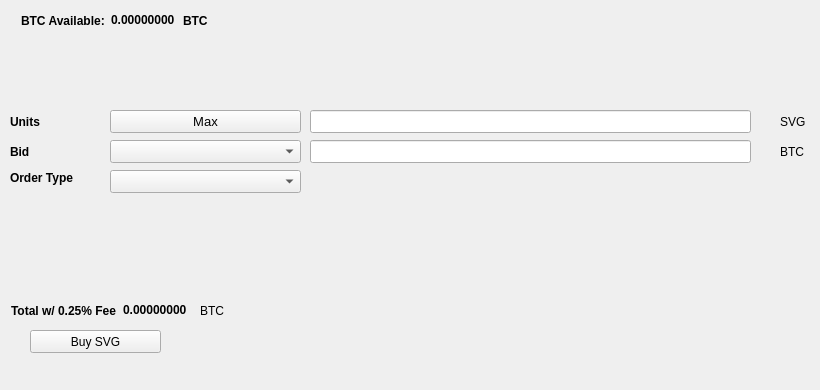
   <widget class="QWidget" name="BuyTab">
    <attribute name="title">
     <string>Buy</string>
    </attribute>
    <widget class="QPushButton" name="BuySVG">
     <property name="geometry">
      <rect>
       <x>30</x>
       <y>330</y>
       <width>131</width>
       <height>23</height>
      </rect>
     </property>
     <property name="text">
      <string>Buy SVG</string>
     </property>
     <property name="icon">
      <iconset resource="../salvage.qrc">
       <normaloff>:/icons/bitcoin</normaloff>:/icons/bitcoin</iconset>
     </property>
    </widget>
    <widget class="QLabel" name="label_3">
     <property name="geometry">
      <rect>
       <x>10</x>
       <y>110</y>
       <width>46</width>
       <height>23</height>
      </rect>
     </property>
     <property name="font">
      <font>
       <weight>75</weight>
       <bold>true</bold>
      </font>
     </property>
     <property name="text">
      <string>Units</string>
     </property>
    </widget>
    <widget class="QLineEdit" name="UnitsInput">
     <property name="geometry">
      <rect>
       <x>310</x>
       <y>110</y>
       <width>441</width>
       <height>23</height>
      </rect>
     </property>
     <property name="font">
      <font>
       <pointsize>9</pointsize>
       <weight>75</weight>
       <bold>true</bold>
      </font>
     </property>
    </widget>
    <widget class="QLineEdit" name="BuyBidPriceEdit">
     <property name="geometry">
      <rect>
       <x>310</x>
       <y>140</y>
       <width>441</width>
       <height>23</height>
      </rect>
     </property>
     <property name="font">
      <font>
       <pointsize>9</pointsize>
       <weight>75</weight>
       <bold>true</bold>
      </font>
     </property>
    </widget>
    <widget class="QLabel" name="label_4">
     <property name="geometry">
      <rect>
       <x>780</x>
       <y>110</y>
       <width>31</width>
       <height>23</height>
      </rect>
     </property>
     <property name="text">
      <string>SVG</string>
     </property>
    </widget>
    <widget class="QLabel" name="label_5">
     <property name="geometry">
      <rect>
       <x>780</x>
       <y>140</y>
       <width>31</width>
       <height>23</height>
      </rect>
     </property>
     <property name="text">
      <string>BTC</string>
     </property>
    </widget>
    <widget class="QLabel" name="label_6">
     <property name="geometry">
      <rect>
       <x>10</x>
       <y>140</y>
       <width>46</width>
       <height>23</height>
      </rect>
     </property>
     <property name="font">
      <font>
       <weight>75</weight>
       <bold>true</bold>
      </font>
     </property>
     <property name="text">
      <string>Bid</string>
     </property>
    </widget>
    <widget class="QLabel" name="label_7">
     <property name="geometry">
      <rect>
       <x>10</x>
       <y>170</y>
       <width>91</width>
       <height>16</height>
      </rect>
     </property>
     <property name="font">
      <font>
       <weight>75</weight>
       <bold>true</bold>
      </font>
     </property>
     <property name="text">
      <string>Order Type</string>
     </property>
    </widget>
    <widget class="QPushButton" name="Buy_Max_Amount">
     <property name="geometry">
      <rect>
       <x>110</x>
       <y>110</y>
       <width>191</width>
       <height>23</height>
      </rect>
     </property>
     <property name="font">
      <font>
       <pointsize>10</pointsize>
      </font>
     </property>
     <property name="text">
      <string>Max</string>
     </property>
    </widget>
    <widget class="QComboBox" name="BuyBidcomboBox">
     <property name="geometry">
      <rect>
       <x>110</x>
       <y>140</y>
       <width>191</width>
       <height>23</height>
      </rect>
     </property>
     <property name="font">
      <font>
       <pointsize>10</pointsize>
      </font>
     </property>
    </widget>
    <widget class="QComboBox" name="buyOrdertypeCombo">
     <property name="geometry">
      <rect>
       <x>110</x>
       <y>170</y>
       <width>191</width>
       <height>23</height>
      </rect>
     </property>
     <property name="font">
      <font>
       <pointsize>10</pointsize>
      </font>
     </property>
    </widget>
    <widget class="QWidget" name="layoutWidget1">
     <property name="geometry">
      <rect>
       <x>21</x>
       <y>11</y>
       <width>227</width>
       <height>19</height>
      </rect>
     </property>
     <layout class="QHBoxLayout" name="horizontalLayout_3">
      <item>
       <widget class="QLabel" name="label232">
        <property name="font">
         <font>
          <weight>75</weight>
          <bold>true</bold>
         </font>
        </property>
        <property name="text">
         <string>BTC Available:</string>
        </property>
       </widget>
      </item>
      <item>
       <widget class="QLabel" name="BtcAvailableLbl">
        <property name="palette">
         <palette>
          <active>
           <colorrole role="WindowText">
            <brush brushstyle="SolidPattern">
             <color alpha="255">
              <red>0</red>
              <green>0</green>
              <blue>0</blue>
             </color>
            </brush>
           </colorrole>
           <colorrole role="Button">
            <brush brushstyle="SolidPattern">
             <color alpha="255">
              <red>0</red>
              <green>170</green>
              <blue>0</blue>
             </color>
            </brush>
           </colorrole>
           <colorrole role="Light">
            <brush brushstyle="SolidPattern">
             <color alpha="255">
              <red>0</red>
              <green>255</green>
              <blue>0</blue>
             </color>
            </brush>
           </colorrole>
           <colorrole role="Midlight">
            <brush brushstyle="SolidPattern">
             <color alpha="255">
              <red>0</red>
              <green>212</green>
              <blue>0</blue>
             </color>
            </brush>
           </colorrole>
           <colorrole role="Dark">
            <brush brushstyle="SolidPattern">
             <color alpha="255">
              <red>0</red>
              <green>85</green>
              <blue>0</blue>
             </color>
            </brush>
           </colorrole>
           <colorrole role="Mid">
            <brush brushstyle="SolidPattern">
             <color alpha="255">
              <red>0</red>
              <green>113</green>
              <blue>0</blue>
             </color>
            </brush>
           </colorrole>
           <colorrole role="Text">
            <brush brushstyle="SolidPattern">
             <color alpha="255">
              <red>0</red>
              <green>170</green>
              <blue>0</blue>
             </color>
            </brush>
           </colorrole>
           <colorrole role="BrightText">
            <brush brushstyle="SolidPattern">
             <color alpha="255">
              <red>255</red>
              <green>255</green>
              <blue>255</blue>
             </color>
            </brush>
           </colorrole>
           <colorrole role="ButtonText">
            <brush brushstyle="SolidPattern">
             <color alpha="255">
              <red>0</red>
              <green>0</green>
              <blue>0</blue>
             </color>
            </brush>
           </colorrole>
           <colorrole role="Base">
            <brush brushstyle="SolidPattern">
             <color alpha="255">
              <red>255</red>
              <green>255</green>
              <blue>255</blue>
             </color>
            </brush>
           </colorrole>
           <colorrole role="Window">
            <brush brushstyle="SolidPattern">
             <color alpha="255">
              <red>0</red>
              <green>170</green>
              <blue>0</blue>
             </color>
            </brush>
           </colorrole>
           <colorrole role="Shadow">
            <brush brushstyle="SolidPattern">
             <color alpha="255">
              <red>0</red>
              <green>0</green>
              <blue>0</blue>
             </color>
            </brush>
           </colorrole>
           <colorrole role="AlternateBase">
            <brush brushstyle="SolidPattern">
             <color alpha="255">
              <red>127</red>
              <green>212</green>
              <blue>127</blue>
             </color>
            </brush>
           </colorrole>
           <colorrole role="ToolTipBase">
            <brush brushstyle="SolidPattern">
             <color alpha="255">
              <red>255</red>
              <green>255</green>
              <blue>220</blue>
             </color>
            </brush>
           </colorrole>
           <colorrole role="ToolTipText">
            <brush brushstyle="SolidPattern">
             <color alpha="255">
              <red>0</red>
              <green>0</green>
              <blue>0</blue>
             </color>
            </brush>
           </colorrole>
          </active>
          <inactive>
           <colorrole role="WindowText">
            <brush brushstyle="SolidPattern">
             <color alpha="255">
              <red>0</red>
              <green>0</green>
              <blue>0</blue>
             </color>
            </brush>
           </colorrole>
           <colorrole role="Button">
            <brush brushstyle="SolidPattern">
             <color alpha="255">
              <red>0</red>
              <green>170</green>
              <blue>0</blue>
             </color>
            </brush>
           </colorrole>
           <colorrole role="Light">
            <brush brushstyle="SolidPattern">
             <color alpha="255">
              <red>0</red>
              <green>255</green>
              <blue>0</blue>
             </color>
            </brush>
           </colorrole>
           <colorrole role="Midlight">
            <brush brushstyle="SolidPattern">
             <color alpha="255">
              <red>0</red>
              <green>212</green>
              <blue>0</blue>
             </color>
            </brush>
           </colorrole>
           <colorrole role="Dark">
            <brush brushstyle="SolidPattern">
             <color alpha="255">
              <red>0</red>
              <green>85</green>
              <blue>0</blue>
             </color>
            </brush>
           </colorrole>
           <colorrole role="Mid">
            <brush brushstyle="SolidPattern">
             <color alpha="255">
              <red>0</red>
              <green>113</green>
              <blue>0</blue>
             </color>
            </brush>
           </colorrole>
           <colorrole role="Text">
            <brush brushstyle="SolidPattern">
             <color alpha="255">
              <red>0</red>
              <green>170</green>
              <blue>0</blue>
             </color>
            </brush>
           </colorrole>
           <colorrole role="BrightText">
            <brush brushstyle="SolidPattern">
             <color alpha="255">
              <red>255</red>
              <green>255</green>
              <blue>255</blue>
             </color>
            </brush>
           </colorrole>
           <colorrole role="ButtonText">
            <brush brushstyle="SolidPattern">
             <color alpha="255">
              <red>0</red>
              <green>0</green>
              <blue>0</blue>
             </color>
            </brush>
           </colorrole>
           <colorrole role="Base">
            <brush brushstyle="SolidPattern">
             <color alpha="255">
              <red>255</red>
              <green>255</green>
              <blue>255</blue>
             </color>
            </brush>
           </colorrole>
           <colorrole role="Window">
            <brush brushstyle="SolidPattern">
             <color alpha="255">
              <red>0</red>
              <green>170</green>
              <blue>0</blue>
             </color>
            </brush>
           </colorrole>
           <colorrole role="Shadow">
            <brush brushstyle="SolidPattern">
             <color alpha="255">
              <red>0</red>
              <green>0</green>
              <blue>0</blue>
             </color>
            </brush>
           </colorrole>
           <colorrole role="AlternateBase">
            <brush brushstyle="SolidPattern">
             <color alpha="255">
              <red>127</red>
              <green>212</green>
              <blue>127</blue>
             </color>
            </brush>
           </colorrole>
           <colorrole role="ToolTipBase">
            <brush brushstyle="SolidPattern">
             <color alpha="255">
              <red>255</red>
              <green>255</green>
              <blue>220</blue>
             </color>
            </brush>
           </colorrole>
           <colorrole role="ToolTipText">
            <brush brushstyle="SolidPattern">
             <color alpha="255">
              <red>0</red>
              <green>0</green>
              <blue>0</blue>
             </color>
            </brush>
           </colorrole>
          </inactive>
          <disabled>
           <colorrole role="WindowText">
            <brush brushstyle="SolidPattern">
             <color alpha="255">
              <red>0</red>
              <green>85</green>
              <blue>0</blue>
             </color>
            </brush>
           </colorrole>
           <colorrole role="Button">
            <brush brushstyle="SolidPattern">
             <color alpha="255">
              <red>0</red>
              <green>170</green>
              <blue>0</blue>
             </color>
            </brush>
           </colorrole>
           <colorrole role="Light">
            <brush brushstyle="SolidPattern">
             <color alpha="255">
              <red>0</red>
              <green>255</green>
              <blue>0</blue>
             </color>
            </brush>
           </colorrole>
           <colorrole role="Midlight">
            <brush brushstyle="SolidPattern">
             <color alpha="255">
              <red>0</red>
              <green>212</green>
              <blue>0</blue>
             </color>
            </brush>
           </colorrole>
           <colorrole role="Dark">
            <brush brushstyle="SolidPattern">
             <color alpha="255">
              <red>0</red>
              <green>85</green>
              <blue>0</blue>
             </color>
            </brush>
           </colorrole>
           <colorrole role="Mid">
            <brush brushstyle="SolidPattern">
             <color alpha="255">
              <red>0</red>
              <green>113</green>
              <blue>0</blue>
             </color>
            </brush>
           </colorrole>
           <colorrole role="Text">
            <brush brushstyle="SolidPattern">
             <color alpha="255">
              <red>0</red>
              <green>85</green>
              <blue>0</blue>
             </color>
            </brush>
           </colorrole>
           <colorrole role="BrightText">
            <brush brushstyle="SolidPattern">
             <color alpha="255">
              <red>255</red>
              <green>255</green>
              <blue>255</blue>
             </color>
            </brush>
           </colorrole>
           <colorrole role="ButtonText">
            <brush brushstyle="SolidPattern">
             <color alpha="255">
              <red>0</red>
              <green>85</green>
              <blue>0</blue>
             </color>
            </brush>
           </colorrole>
           <colorrole role="Base">
            <brush brushstyle="SolidPattern">
             <color alpha="255">
              <red>0</red>
              <green>170</green>
              <blue>0</blue>
             </color>
            </brush>
           </colorrole>
           <colorrole role="Window">
            <brush brushstyle="SolidPattern">
             <color alpha="255">
              <red>0</red>
              <green>170</green>
              <blue>0</blue>
             </color>
            </brush>
           </colorrole>
           <colorrole role="Shadow">
            <brush brushstyle="SolidPattern">
             <color alpha="255">
              <red>0</red>
              <green>0</green>
              <blue>0</blue>
             </color>
            </brush>
           </colorrole>
           <colorrole role="AlternateBase">
            <brush brushstyle="SolidPattern">
             <color alpha="255">
              <red>0</red>
              <green>170</green>
              <blue>0</blue>
             </color>
            </brush>
           </colorrole>
           <colorrole role="ToolTipBase">
            <brush brushstyle="SolidPattern">
             <color alpha="255">
              <red>255</red>
              <green>255</green>
              <blue>220</blue>
             </color>
            </brush>
           </colorrole>
           <colorrole role="ToolTipText">
            <brush brushstyle="SolidPattern">
             <color alpha="255">
              <red>0</red>
              <green>0</green>
              <blue>0</blue>
             </color>
            </brush>
           </colorrole>
          </disabled>
         </palette>
        </property>
        <property name="font">
         <font>
          <weight>75</weight>
          <bold>true</bold>
         </font>
        </property>
        <property name="text">
         <string>0.00000000</string>
        </property>
        <property name="textInteractionFlags">
         <set>Qt::LinksAccessibleByMouse|Qt::TextSelectableByKeyboard|Qt::TextSelectableByMouse</set>
        </property>
       </widget>
      </item>
      <item>
       <widget class="QLabel" name="BtcAvailableLbl_2">
        <property name="font">
         <font>
          <weight>75</weight>
          <bold>true</bold>
         </font>
        </property>
        <property name="text">
         <string>BTC</string>
        </property>
       </widget>
      </item>
     </layout>
    </widget>
    <widget class="QWidget" name="layoutWidge2">
     <property name="geometry">
      <rect>
       <x>11</x>
       <y>301</y>
       <width>259</width>
       <height>19</height>
      </rect>
     </property>
     <layout class="QHBoxLayout" name="horizontalLayout_4">
      <item>
       <widget class="QLabel" name="label_9">
        <property name="font">
         <font>
          <weight>75</weight>
          <bold>true</bold>
         </font>
        </property>
        <property name="text">
         <string>Total w/ 0.25% Fee</string>
        </property>
       </widget>
      </item>
      <item>
       <widget class="QLabel" name="BuyCostLabel">
        <property name="palette">
         <palette>
          <active>
           <colorrole role="WindowText">
            <brush brushstyle="SolidPattern">
             <color alpha="255">
              <red>0</red>
              <green>0</green>
              <blue>0</blue>
             </color>
            </brush>
           </colorrole>
           <colorrole role="Button">
            <brush brushstyle="SolidPattern">
             <color alpha="255">
              <red>0</red>
              <green>170</green>
              <blue>0</blue>
             </color>
            </brush>
           </colorrole>
           <colorrole role="Light">
            <brush brushstyle="SolidPattern">
             <color alpha="255">
              <red>0</red>
              <green>255</green>
              <blue>0</blue>
             </color>
            </brush>
           </colorrole>
           <colorrole role="Midlight">
            <brush brushstyle="SolidPattern">
             <color alpha="255">
              <red>0</red>
              <green>212</green>
              <blue>0</blue>
             </color>
            </brush>
           </colorrole>
           <colorrole role="Dark">
            <brush brushstyle="SolidPattern">
             <color alpha="255">
              <red>0</red>
              <green>85</green>
              <blue>0</blue>
             </color>
            </brush>
           </colorrole>
           <colorrole role="Mid">
            <brush brushstyle="SolidPattern">
             <color alpha="255">
              <red>0</red>
              <green>113</green>
              <blue>0</blue>
             </color>
            </brush>
           </colorrole>
           <colorrole role="Text">
            <brush brushstyle="SolidPattern">
             <color alpha="255">
              <red>0</red>
              <green>170</green>
              <blue>0</blue>
             </color>
            </brush>
           </colorrole>
           <colorrole role="BrightText">
            <brush brushstyle="SolidPattern">
             <color alpha="255">
              <red>255</red>
              <green>255</green>
              <blue>255</blue>
             </color>
            </brush>
           </colorrole>
           <colorrole role="ButtonText">
            <brush brushstyle="SolidPattern">
             <color alpha="255">
              <red>0</red>
              <green>0</green>
              <blue>0</blue>
             </color>
            </brush>
           </colorrole>
           <colorrole role="Base">
            <brush brushstyle="SolidPattern">
             <color alpha="255">
              <red>255</red>
              <green>255</green>
              <blue>255</blue>
             </color>
            </brush>
           </colorrole>
           <colorrole role="Window">
            <brush brushstyle="SolidPattern">
             <color alpha="255">
              <red>0</red>
              <green>170</green>
              <blue>0</blue>
             </color>
            </brush>
           </colorrole>
           <colorrole role="Shadow">
            <brush brushstyle="SolidPattern">
             <color alpha="255">
              <red>0</red>
              <green>0</green>
              <blue>0</blue>
             </color>
            </brush>
           </colorrole>
           <colorrole role="AlternateBase">
            <brush brushstyle="SolidPattern">
             <color alpha="255">
              <red>127</red>
              <green>212</green>
              <blue>127</blue>
             </color>
            </brush>
           </colorrole>
           <colorrole role="ToolTipBase">
            <brush brushstyle="SolidPattern">
             <color alpha="255">
              <red>255</red>
              <green>255</green>
              <blue>220</blue>
             </color>
            </brush>
           </colorrole>
           <colorrole role="ToolTipText">
            <brush brushstyle="SolidPattern">
             <color alpha="255">
              <red>0</red>
              <green>0</green>
              <blue>0</blue>
             </color>
            </brush>
           </colorrole>
          </active>
          <inactive>
           <colorrole role="WindowText">
            <brush brushstyle="SolidPattern">
             <color alpha="255">
              <red>0</red>
              <green>0</green>
              <blue>0</blue>
             </color>
            </brush>
           </colorrole>
           <colorrole role="Button">
            <brush brushstyle="SolidPattern">
             <color alpha="255">
              <red>0</red>
              <green>170</green>
              <blue>0</blue>
             </color>
            </brush>
           </colorrole>
           <colorrole role="Light">
            <brush brushstyle="SolidPattern">
             <color alpha="255">
              <red>0</red>
              <green>255</green>
              <blue>0</blue>
             </color>
            </brush>
           </colorrole>
           <colorrole role="Midlight">
            <brush brushstyle="SolidPattern">
             <color alpha="255">
              <red>0</red>
              <green>212</green>
              <blue>0</blue>
             </color>
            </brush>
           </colorrole>
           <colorrole role="Dark">
            <brush brushstyle="SolidPattern">
             <color alpha="255">
              <red>0</red>
              <green>85</green>
              <blue>0</blue>
             </color>
            </brush>
           </colorrole>
           <colorrole role="Mid">
            <brush brushstyle="SolidPattern">
             <color alpha="255">
              <red>0</red>
              <green>113</green>
              <blue>0</blue>
             </color>
            </brush>
           </colorrole>
           <colorrole role="Text">
            <brush brushstyle="SolidPattern">
             <color alpha="255">
              <red>0</red>
              <green>170</green>
              <blue>0</blue>
             </color>
            </brush>
           </colorrole>
           <colorrole role="BrightText">
            <brush brushstyle="SolidPattern">
             <color alpha="255">
              <red>255</red>
              <green>255</green>
              <blue>255</blue>
             </color>
            </brush>
           </colorrole>
           <colorrole role="ButtonText">
            <brush brushstyle="SolidPattern">
             <color alpha="255">
              <red>0</red>
              <green>0</green>
              <blue>0</blue>
             </color>
            </brush>
           </colorrole>
           <colorrole role="Base">
            <brush brushstyle="SolidPattern">
             <color alpha="255">
              <red>255</red>
              <green>255</green>
              <blue>255</blue>
             </color>
            </brush>
           </colorrole>
           <colorrole role="Window">
            <brush brushstyle="SolidPattern">
             <color alpha="255">
              <red>0</red>
              <green>170</green>
              <blue>0</blue>
             </color>
            </brush>
           </colorrole>
           <colorrole role="Shadow">
            <brush brushstyle="SolidPattern">
             <color alpha="255">
              <red>0</red>
              <green>0</green>
              <blue>0</blue>
             </color>
            </brush>
           </colorrole>
           <colorrole role="AlternateBase">
            <brush brushstyle="SolidPattern">
             <color alpha="255">
              <red>127</red>
              <green>212</green>
              <blue>127</blue>
             </color>
            </brush>
           </colorrole>
           <colorrole role="ToolTipBase">
            <brush brushstyle="SolidPattern">
             <color alpha="255">
              <red>255</red>
              <green>255</green>
              <blue>220</blue>
             </color>
            </brush>
           </colorrole>
           <colorrole role="ToolTipText">
            <brush brushstyle="SolidPattern">
             <color alpha="255">
              <red>0</red>
              <green>0</green>
              <blue>0</blue>
             </color>
            </brush>
           </colorrole>
          </inactive>
          <disabled>
           <colorrole role="WindowText">
            <brush brushstyle="SolidPattern">
             <color alpha="255">
              <red>0</red>
              <green>85</green>
              <blue>0</blue>
             </color>
            </brush>
           </colorrole>
           <colorrole role="Button">
            <brush brushstyle="SolidPattern">
             <color alpha="255">
              <red>0</red>
              <green>170</green>
              <blue>0</blue>
             </color>
            </brush>
           </colorrole>
           <colorrole role="Light">
            <brush brushstyle="SolidPattern">
             <color alpha="255">
              <red>0</red>
              <green>255</green>
              <blue>0</blue>
             </color>
            </brush>
           </colorrole>
           <colorrole role="Midlight">
            <brush brushstyle="SolidPattern">
             <color alpha="255">
              <red>0</red>
              <green>212</green>
              <blue>0</blue>
             </color>
            </brush>
           </colorrole>
           <colorrole role="Dark">
            <brush brushstyle="SolidPattern">
             <color alpha="255">
              <red>0</red>
              <green>85</green>
              <blue>0</blue>
             </color>
            </brush>
           </colorrole>
           <colorrole role="Mid">
            <brush brushstyle="SolidPattern">
             <color alpha="255">
              <red>0</red>
              <green>113</green>
              <blue>0</blue>
             </color>
            </brush>
           </colorrole>
           <colorrole role="Text">
            <brush brushstyle="SolidPattern">
             <color alpha="255">
              <red>0</red>
              <green>85</green>
              <blue>0</blue>
             </color>
            </brush>
           </colorrole>
           <colorrole role="BrightText">
            <brush brushstyle="SolidPattern">
             <color alpha="255">
              <red>255</red>
              <green>255</green>
              <blue>255</blue>
             </color>
            </brush>
           </colorrole>
           <colorrole role="ButtonText">
            <brush brushstyle="SolidPattern">
             <color alpha="255">
              <red>0</red>
              <green>85</green>
              <blue>0</blue>
             </color>
            </brush>
           </colorrole>
           <colorrole role="Base">
            <brush brushstyle="SolidPattern">
             <color alpha="255">
              <red>0</red>
              <green>170</green>
              <blue>0</blue>
             </color>
            </brush>
           </colorrole>
           <colorrole role="Window">
            <brush brushstyle="SolidPattern">
             <color alpha="255">
              <red>0</red>
              <green>170</green>
              <blue>0</blue>
             </color>
            </brush>
           </colorrole>
           <colorrole role="Shadow">
            <brush brushstyle="SolidPattern">
             <color alpha="255">
              <red>0</red>
              <green>0</green>
              <blue>0</blue>
             </color>
            </brush>
           </colorrole>
           <colorrole role="AlternateBase">
            <brush brushstyle="SolidPattern">
             <color alpha="255">
              <red>0</red>
              <green>170</green>
              <blue>0</blue>
             </color>
            </brush>
           </colorrole>
           <colorrole role="ToolTipBase">
            <brush brushstyle="SolidPattern">
             <color alpha="255">
              <red>255</red>
              <green>255</green>
              <blue>220</blue>
             </color>
            </brush>
           </colorrole>
           <colorrole role="ToolTipText">
            <brush brushstyle="SolidPattern">
             <color alpha="255">
              <red>0</red>
              <green>0</green>
              <blue>0</blue>
             </color>
            </brush>
           </colorrole>
          </disabled>
         </palette>
        </property>
        <property name="font">
         <font>
          <weight>75</weight>
          <bold>true</bold>
         </font>
        </property>
        <property name="autoFillBackground">
         <bool>false</bool>
        </property>
        <property name="text">
         <string>0.00000000</string>
        </property>
        <property name="textInteractionFlags">
         <set>Qt::LinksAccessibleByMouse|Qt::TextSelectableByMouse</set>
        </property>
       </widget>
      </item>
      <item>
       <widget class="QLabel" name="label_10">
        <property name="font">
         <font>
          <weight>50</weight>
          <bold>false</bold>
         </font>
        </property>
        <property name="text">
         <string>BTC</string>
        </property>
       </widget>
      </item>
     </layout>
    </widget>
    <widget class="QLabel" name="label_24">
     <property name="geometry">
      <rect>
       <x>460</x>
       <y>300</y>
       <width>281</width>
       <height>81</height>
      </rect>
     </property>
     <property name="text">
      <string/>
     </property>
     <property name="pixmap">
      <pixmap>:/images/bittrex</pixmap>
     </property>
    </widget>
   </widget>
